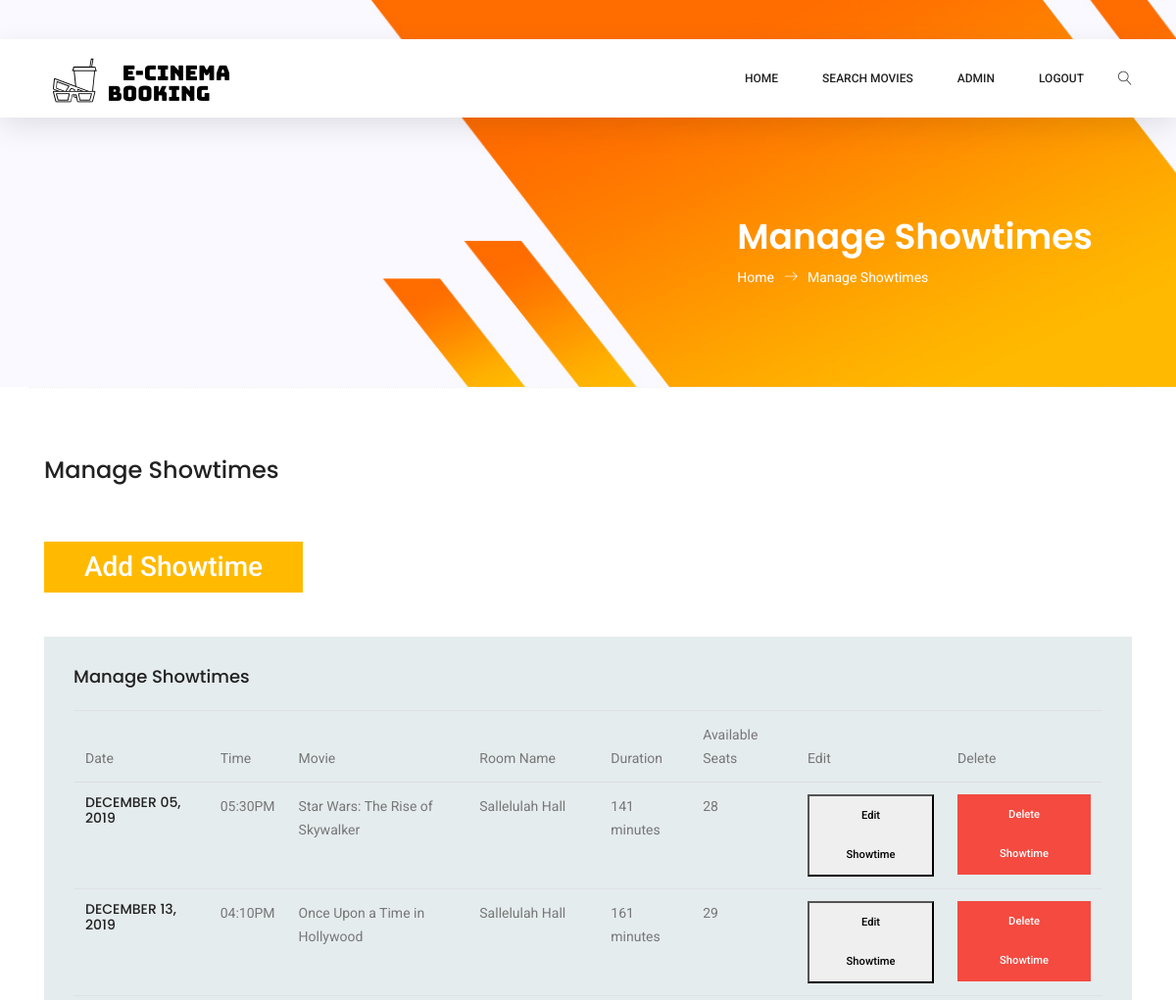
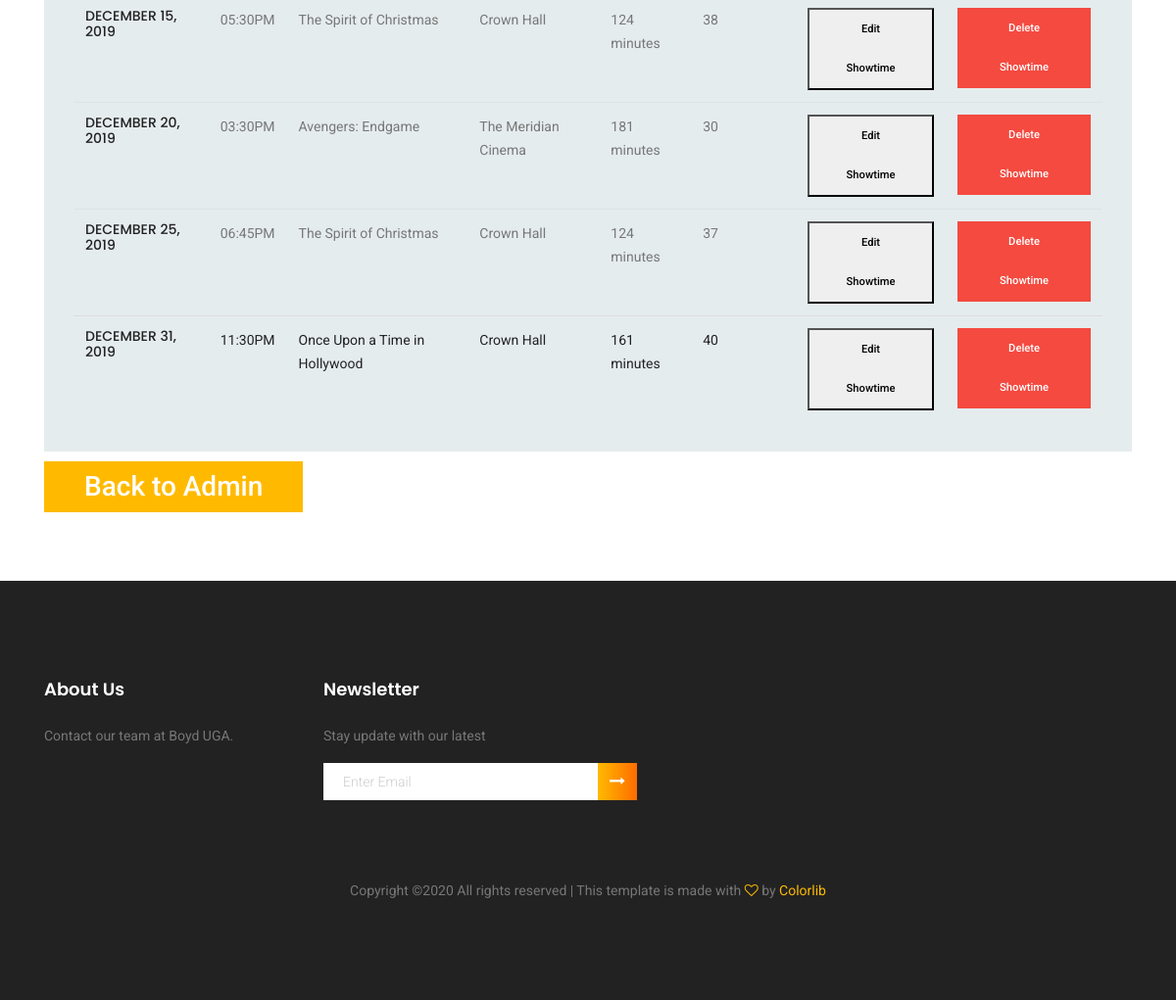
The app's page /manage_showtime (signed in) with its own data (2 pictures, top to bottom).
### tables this page shows
CREATE TABLE `movie` (
  `movie_id` INTEGER PRIMARY KEY AUTOINCREMENT,
  `title` varchar(100) NOT NULL,
  `category` TEXT CHECK( category IN ('action', 'comedy', 'drama', 'sci-fi', 'mystery', 'crime', 'fantasy', 'thriller', 'romance') ) NOT NULL DEFAULT 'action',
  `director` varchar(100) NOT NULL,
  `producer` varchar(100) NOT NULL,
  `synopsis` varchar(1024) NOT NULL,
  'cast' varchar(1024) NOT NULL,
  `picture` varchar(100) NOT NULL,
  `video` varchar(100) NOT NULL,
  `duration_as_minutes` int(11) NOT NULL,
  `rating` TEXT CHECK( rating IN ('G','PG','PG-13','R','NC-17','NR') ) NOT NULL DEFAULT 'PG',
  `status` TEXT CHECK( status IN ('active', 'inactive') ) NOT NULL DEFAULT 'inactive'
);

CREATE TABLE `showroom` (
  `showroom_id` INTEGER PRIMARY KEY AUTOINCREMENT,
  `num_seats` int(11) NOT NULL,
  `theater_id` int(11) NOT NULL,
  `showroom_name` varchar(100) NOT NULL,
  FOREIGN KEY (theater_id) REFERENCES theater (theater_id)
);

CREATE TABLE `showtime` (
  `showtime_id` INTEGER PRIMARY KEY AUTOINCREMENT,
  `time` datetime NOT NULL,
  `available_seats` int(11) NOT NULL,
  `movie_id` int(11) NOT NULL,
  `showroom_id` int(11) NOT NULL,
  FOREIGN KEY (movie_id) REFERENCES movie (movie_id),
  FOREIGN KEY (showroom_id) REFERENCES showroom (showroom_id)
);

### ecinema/controllers/AdminShowtimeController.py (the view, shortened to what this page needs)
@bp.route('/manage_showtime', methods=('GET', 'POST'))
@admin_login_required
def manage_showtime():
    showtime = Showtime()
    showtimes = showtime.get_all_showtimes()
    new_times = []
    for time in showtimes:
        time = dict(time)
        movie = Movie()
        movie.fetch(time['movie_id'])
        showroom = Showroom()
        showroom.fetch(time['showroom_id'])
        time['time'] = create_datetime_from_sql(time['time'])
        time['movie_title'] = movie.get_title()
        time['duration'] = movie.get_duration()
        time['showroom_name'] = showroom.get_showroom_name()
        new_times.append(time)
    new_times = sorted(new_times, key=lambda k: k['time'])
    return render_template('manage_showtime.html', showtimes=new_times)

### ecinema/controllers/LoginController.py (called while the page is built)
@bp.before_app_request
def load_logged_in_user():
    user_id = session.get('user_id')
    if user_id is None:
        g.user = None
    else:
        customer = create_user('customer')
        g.user = customer.obj_as_dict(user_id)
        if g.user is not None:
            g.user = dict(g.user)
            g.user['is_admin'] = False
        if g.user is None:
            admin = create_user('admin')
            if admin.fetch(user_id):
                g.user = dict(admin.obj_as_dict(user_id))
                g.user['is_admin'] = True
            else:
                session.clear()
                return redirect(url_for('IndexController.index'))

def admin_login_required(view):
    @functools.wraps(view)
    def wrapped_view(**kwargs):
        admin = create_user('admin')
        if g.user is None:
            return redirect(url_for('LoginController.login'))
        elif not admin.fetch(g.user['username']):
            return redirect(url_for('IndexController.index'))
        return view(**kwargs)
    return wrapped_view

### ecinema/data/AdminData.py (called while the page is built)
    def get_info(self, key: str):
        return self.__db.execute(
            'SELECT * FROM admin WHERE username = ?',
            (key,)
        ).fetchone()

### ecinema/data/CustomerData.py (called while the page is built)
    def get_info(self, key: str):
        return self.get_user_info(key)

    def get_user_info(self, user_id: str):
        return self.__db.execute(
            'SELECT * FROM customer WHERE username = ?', (user_id,)
        ).fetchone()

### ecinema/data/MovieData.py (called while the page is built)
    def get_info(self, key: str):
        return self.__db.execute(
            'SELECT * FROM movie WHERE movie_id = ?',
            (key,)
        ).fetchone()

### ecinema/data/ShowroomData.py (called while the page is built)
    def get_info(self, key: str):
        return self.__db.execute(
            'SELECT * FROM showroom WHERE showroom_id = ?',
            (key,)
        ).fetchone()

### ecinema/data/ShowtimeData.py (called while the page is built)
    def get_all_showtimes(self):
        return self.__db.execute(
            'SELECT * FROM showtime'
        ).fetchall()

### ecinema/data/db.py (called while the page is built)
def get_db():
    if 'db' not in g:
        g.db = sqlite3.connect(
            current_app.config['DATABASE'],
            detect_types=sqlite3.PARSE_DECLTYPES
        )
        g.db.row_factory = sqlite3.Row
    return g.db

### ecinema/models/Admin.py (called while the page is built)
    def obj_as_dict(self, key: str):
        return self.__data_access.get_info(key)

### ecinema/models/Customer.py (called while the page is built)
    def obj_as_dict(self, key: str):
        return self.__data_access.get_info(key)

### ecinema/models/Movie.py (called while the page is built)
    def obj_as_dict(self, key: str):
        return self.__data_access.get_info(key)

    def get_title(self) -> str:
        return self.__title

    def set_title(self, title: str):
        self.__title = title

### ecinema/templates/manage_showtime.html (shortened to what this page needs)
{% extends 'base.html' %}
{% block header %}
<!DOCTYPE html>
<html lang="zxx" class="no-js">
<head>
	<link rel="stylesheet" href="{{ url_for('static', filename='css/linearicons.css') }}">
	<link rel="stylesheet" href="{{ url_for('static', filename='css/font-awesome.min.css') }}">
	<link rel="stylesheet" href="{{ url_for('static', filename='css/themify-icons.css') }}">
	<link rel="stylesheet" href="{{ url_for('static', filename='css/bootstrap.css') }}">
	<link rel="stylesheet" href="{{ url_for('static', filename='css/owl.carousel.css') }}">
	<link rel="stylesheet" href="{{ url_for('static', filename='css/nice-select.css') }}">
	<link rel="stylesheet" href="{{ url_for('static', filename='css/nouislider.min.css') }}">
	<link rel="stylesheet" href="{{ url_for('static', filename='css/ion.rangeSlider.css') }}" />
	<link rel="stylesheet" href="{{ url_for('static', filename='css/ion.rangeSlider.skinFlat.css') }}" />
	<link rel="stylesheet" href="{{ url_for('static', filename='css/magnific-popup.css') }}">
	<link rel="stylesheet" href="{{ url_for('static', filename='css/main.css') }}">
</head>
{% endblock %}
{% block content %}
	<section class="banner-area organic-breadcrumb">
		<div class="container">
			<div class="breadcrumb-banner d-flex flex-wrap align-items-center justify-content-end">
				<div class="col-first">
					<h1>Manage Showtimes</h1>
					<nav class="d-flex align-items-center">
						<a href="/">Home<span class="lnr lnr-arrow-right"></span></a>
						<a href="/manage_showtime">Manage Showtimes</a>
					</nav>
				</div>
			</div>
		</div>
	</section>
<section class="button-area">
		<div class="container border-top-generic whole-wrap pb-100">
	<div class="section-top-border" style="">
				<h3 class="mb-10" style="margin-bottom: 2em">Manage Showtimes</h3>
				<div class="row">
					<div class="col-md-4">
						<div class="single-defination">
                            <div class="button-group-area mt-40">
                                <a href="/create_showtime" class="genric-btn primary e-large" style="font-size: 2em">Add Showtime</a>
                             </div>
						</div>
					</div>
				</div>
			</div>
            <div class="order_details_table">
				        <h2>Manage Showtimes</h2>
				<div class="table-responsive">
					<table class="table">
						<thead>
							<tr>
								  <th scope="col">Date</th>
                  <th scope="col">Time</th>
                  <th scope="col">Movie</th>
								  <th scope="col">Room Name</th>
                  <th scope="col">Duration</th>
                  <th scope="col">Available Seats</th>
                <th scope="col">Edit</th>
								<th scope="col">Delete</th>
							</tr>
						</thead>
						<tbody>
                {% for showtime in showtimes %}
							<tr>
                                <td>
                                    <h4>{{ showtime['time'].strftime("%B %d, %Y") }}</h4>
                                </td>
                                <td>
                                    <p>{{ showtime['time'].strftime("%I:%M%p") }}</p>
                                </td>
                                <td>
                                    <p>{{ showtime['movie_title'] }}</p>
                                </td>
                                <td>
                                    <p>{{ showtime['showroom_name'] }}</p>
                                </td>
                                <td>
                                    <p>{{ showtime['duration'] }} minutes</p>
                                </td>
                                <td>
                                    <p>{{ showtime['available_seats'] }}</p>
                                </td>
                <td>
                    <form method="post">
                        <button type="submit" class="genric-btn">Edit Showtime</button>
                    </form>
                                </td>
								                <td>
                                    <form method="post">
                                        <button type="submit" class="genric-btn danger">Delete Showtime</button>
                                    </form>
								</td>
              </tr>
              {% endfor %}
						</tbody>
					</table>
				</div>
			      </div>
            <div class="button-group-area mt-40">
                <a href="/admin" class="genric-btn primary e-large" style="font-size: 2em">Back to Admin</a>
            </div>
    </div>
</section>
{% endblock %}
{% block last %}
</body>
</html>
{% endblock %}

### records on screen
movie: movie_title "Star Wars: The Rise of Skywalker"
showroom: showroom_name "Sallelulah Hall"
showtime: time "DECEMBER 13, 2019", time "04:10PM", movie_title "Once Upon a Time in Hollywood", showroom_name "Sallelulah Hall", duration "161", available_seats "29"
showtime: time "DECEMBER 15, 2019", time "05:30PM", movie_title "The Spirit of Christmas", showroom_name "Crown Hall", duration "124", available_seats "38"
showtime: time "DECEMBER 20, 2019", time "03:30PM", movie_title "Avengers: Endgame", showroom_name "The Meridian Cinema", duration "181", available_seats "30"
showtime: time "DECEMBER 25, 2019", time "06:45PM", movie_title "The Spirit of Christmas", showroom_name "Crown Hall", duration "124", available_seats "37"
showtime: time "DECEMBER 31, 2019", time "11:30PM", movie_title "Once Upon a Time in Hollywood", showroom_name "Crown Hall", duration "161", available_seats "40"

### other values on screen
{{ showtime['time'].strftime("%B %d, %Y") }} "DECEMBER 05, 2019"
{{ showtime['time'].strftime("%I:%M%p") }} "05:30PM"
{{ showtime['duration'] }} "141"
{{ showtime['available_seats'] }} "28"
